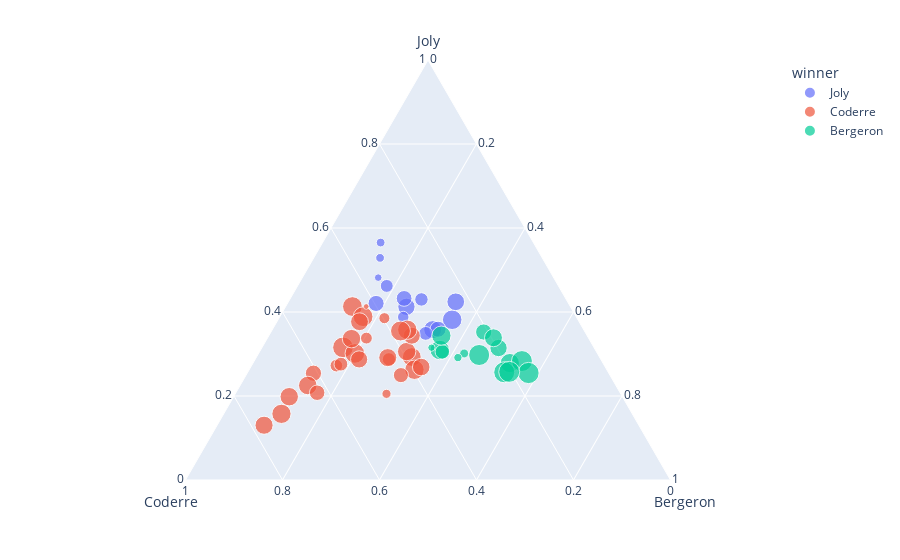

The notebook cell saved with this chart:
### Code cell
import plotly.express as px
df = px.data.election()
fig = px.scatter_ternary(df, a="Joly", b="Coderre", c="Bergeron", hover_name="district",
    color="winner", size="total", size_max=15)
fig.show()

### Figure 1 — Plotly figure (JSON) as saved in the notebook; plotly's stock layout.template omitted (floating-point values rounded to 4 significant figures)
{"data": [{"a": [3024, 2675, 3578, 2849, 1894, 2282, 1636, 3262, 2648, 1266, 1908, 998, 1068, 690], "b": [2481, 2525, 2432, 2476, 1451, 1906, 1548, 1773, 2040, 1165, 1325, 631, 595, 518], "c": [1829, 1163, 3368, 2631, 754, 2169, 1503, 2653, 1437, 832, 1205, 258, 226, 224], "hovertemplate": "<b>%{hovertext}</b><br><br>winner=Joly<br>Joly=%{a}<br>Coderre=%{b}<br>Bergeron=%{c}<br>total=%{marker.size}<extra></extra>", "hovertext": ["101-Bois-de-Liesse", "102-Cap-Saint-Jacques", "161-Saint-HenriPetite-BourgognePointe-Saint-Charles", "172-Desmarchais-Crawford", "181-Peter-McGill", "182-Saint-Jacques", "33-Snowdon", "34-Notre-Dame-de-Grâce", "35-Loyola", "41-du Canal", "43-Fort-Rolland", "61-Pierre-Foretier", "62-Denis-Benjamin-Viger", "63-Jacques-Bizard"], "legendgroup": "Joly", "marker": {"color": "#636efa", "size": [7334, 6363, 9378, 7956, 4099, 6357, 4687, 7688, 6125, 3263, 4438, 1887, 1889, 1432], "sizemode": "area", "sizeref": 49.11, "symbol": "circle"}, "mode": "markers", "name": "Joly", "showlegend": true, "subplot": "ternary", "type": "scatterternary"}, {"a": [2532, 2543, 3330, 2852, 1656, 2431, 2081, 3959, 2822, 1641, 1908, 2438, 3291, 1220, 2039, 1402, 1076, 1172, 1286, 1232, 1157, 3717, 2943, 326, 3454, 2338, 1435, 1051, 423], "b": [3348, 3252, 5456, 4734, 5737, 3673, 3612, 4308, 4104, 3931, 5387, 2566, 3347, 3668, 2878, 2420, 2184, 1589, 2526, 1873, 1193, 4201, 3536, 332, 3694, 3509, 6591, 6229, 996], "c": [2770, 2521, 1760, 1879, 958, 3155, 1554, 1320, 1459, 882, 1184, 2092, 2562, 984, 2666, 1793, 691, 708, 851, 1182, 653, 1642, 1330, 131, 2589, 2178, 1085, 780, 643], "hovertemplate": "<b>%{hovertext}</b><br><br>winner=Coderre<br>Joly=%{a}<br>Coderre=%{b}<br>Bergeron=%{c}<br>total=%{marker.size}<extra></extra>", "hovertext": ["11-Sault-au-Récollet", "12-Saint-Sulpice", "121-La Pointe-aux-Prairies", "122-Pointe-aux-Trembles", "123-Rivière-des-Prairies", "134-Marie-Victorin", "14-Bordeaux-Cartierville", "141-Côte-de-Liesse", "142-Norman-McLaren", "151-Saint-Léonard-Est", "152-Saint-Léonard-Ouest", "162-Saint-PaulÉmard", "171-ChamplainL'Île-des-Soeurs", "191-Saint-Michel", "192-François-Perrault", "194-Parc-Extension", "21-Ouest", "22-Est", "23-Centre", "31-Darlington", "42-J.-Émery-Provost", "51-Sault-Saint-Louis", "52-Cecil-P.-Newman", "64-Sainte-Geneviève", "71-Tétreaultville", "74-Louis-Riel", "81-Marie-Clarac", "82-Ovide-Clermont", "91-Claude-Ryan"], "legendgroup": "Coderre", "marker": {"color": "#EF553B", "size": [8650, 8316, 10546, 9465, 8351, 9259, 7247, 9587, 8385, 6454, 8479, 7096, 9200, 5872, 7583, 5615, 3951, 3469, 4663, 4287, 3003, 9560, 7809, 789, 9737, 8025, 9111, 8060, 2062], "sizemode": "area", "sizeref": 49.11, "symbol": "circle"}, "mode": "markers", "name": "Coderre", "showlegend": true, "subplot": "ternary", "type": "scatterternary"}, {"a": [2514, 3044, 2316, 2873, 2815, 2788, 3234, 2271, 2782, 1578, 3139, 2675, 592, 419, 489], "b": [1734, 1770, 1455, 2979, 1827, 2331, 2670, 1347, 2201, 1644, 2746, 1546, 540, 446, 491], "c": [4782, 5933, 3599, 3430, 6408, 5748, 4962, 2827, 5819, 1950, 3250, 3679, 833, 465, 698], "hovertemplate": "<b>%{hovertext}</b><br><br>winner=Bergeron<br>Joly=%{a}<br>Coderre=%{b}<br>Bergeron=%{c}<br>total=%{marker.size}<extra></extra>", "hovertext": ["111-Mile-End", "112-DeLorimier", "113-Jeanne-Mance", "13-Ahuntsic", "131-Saint-Édouard", "132-Étienne-Desmarteau", "133-Vieux-Rosemont", "183-Sainte-Marie", "193-Villeray", "32-Côte-des-Neiges", "72-MaisonneuveLongue-Pointe", "73-Hochelaga", "92-Joseph-Beaubien", "93-Robert-Bourassa", "94-Jeanne-Sauvé"], "legendgroup": "Bergeron", "marker": {"color": "#00cc96", "size": [9030, 10747, 7370, 9282, 11050, 10867, 10866, 6445, 10802, 5172, 9135, 7900, 1965, 1330, 1678], "sizemode": "area", "sizeref": 49.11, "symbol": "circle"}, "mode": "markers", "name": "Bergeron", "showlegend": true, "subplot": "ternary", "type": "scatterternary"}], "layout": {"legend": {"itemsizing": "constant", "title": {"text": "winner"}, "tracegroupgap": 0}, "margin": {"t": 60}, "ternary": {"aaxis": {"title": {"text": "Joly"}}, "baxis": {"title": {"text": "Coderre"}}, "caxis": {"title": {"text": "Bergeron"}}, "domain": {"x": [0, 1], "y": [0, 1]}}}}
